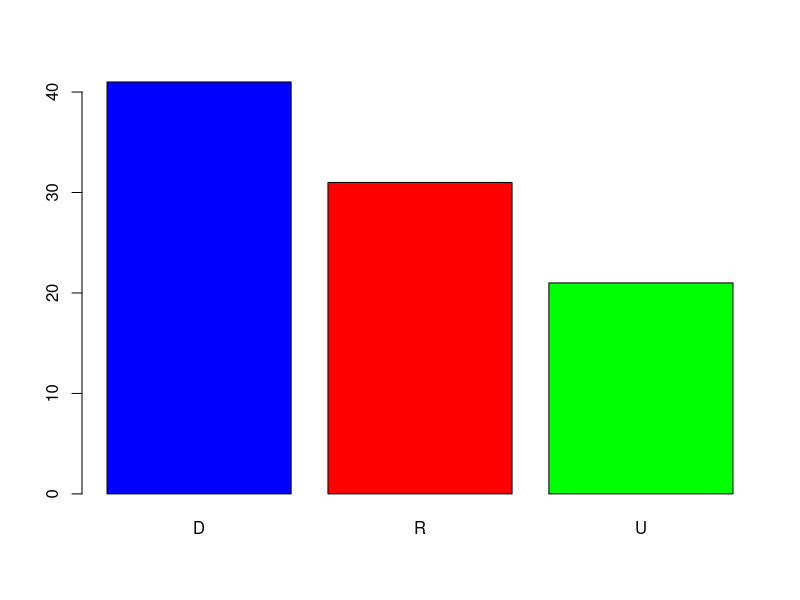

Recreate this plot in R.

# tapply

# Given voter's data
# 
# ages <- c(25,26,55,37,21,42)
# 
# affils <- c("R","D","D","R","U","D")
# 
# show the average age of the voters for each affiliation.


ages <- c(25,26,55,37,21,42)
ages

affils <- c("R","D","D","R","U","D")
affils

tapply(ages, affils, mean)

barplot(tapply(ages, affils, mean), 
        col = c("blue", "red", "green"))

# Without tapply, you can do something like this

for (party in sort(unique(affils))) {
  cat(party, mean(ages[affils == party]), "\n")
}

# Using aggregate 

aggregate(ages, by=list(Party = affils), FUN="mean")


# Given the following data frame
# 
# df <- data.frame(
#   gender=c("M","M","F","M","F","F"),        
#   age=c(47,59,21,32,33,24),
#   income=c(55000,88000,32450,76500,123000,45650))
# 
# what is the average income by gender?


df <- data.frame( 
  gender=c("M","M","F","M","F","F"), 
  age=c(47,59,21,32,33,24),
  income=c(55000,88000,32450,76500,123000,45650))

df

# average income by gender using tapply
tapply(df$income, df$gender, mean)

# average income by gender using aggregate
aggregate(df$income, by = list(Sex = df$gender), FUN = mean)

# or
aggregate(income ~ gender, data = df, FUN = mean)

# For number of values in each group
tapply(df$income, df$gender, length)
aggregate(df$income, by = list(Sex = df$gender), FUN = length)
aggregate(income ~ gender, data = df, FUN = length)


# average age by gender using tapply
tapply(df$age, df$gender, mean)

# average age by gender using aggregate
aggregate(df$age, by = list(Sex = df$gender), FUN = mean)

# or
aggregate(age ~ gender, data = df, FUN = mean)


# For the above data, what is the average income for people 
# whose age is over 25 versus people whose age is 25 or below?

df$over25 <- ifelse(df$age > 25,TRUE,FALSE)
df

tapply(df$income, df$over25, mean)

# using aggregate
aggregate(df$income, by = list(Group = df$over25), FUN = mean)

aggregate(income ~ over25, data = df, FUN = mean)


# For the above data, explore the average income by 
# both the gender and over 25.

tapply(df$income,list(df$gender,df$over25),mean)


# Using aggregate

aggregate(df$income, by = list(Sex = df$gender, Group = df$over25), 
          FUN = mean)

aggregate(income ~ gender + over25, data = df, FUN = mean)

# Number of values in each group

tapply(df$income,list(df$gender,df$over25),length)

aggregate(income ~ gender + over25, data = df, FUN = length)



## 

View(mtcars)

colnames(mtcars)

mtcars[c(2,10)]

aggdata <-aggregate(mtcars, 
                    by=list(mtcars$cyl,mtcars$gear), 
                    FUN=mean, na.rm=TRUE)
aggdata

aggdata <-aggregate(mtcars[-c(2, 10)], 
                    by=list(Cylinders=mtcars$cyl, Gears=mtcars$gear), 
                    FUN=mean, na.rm=TRUE)
aggdata